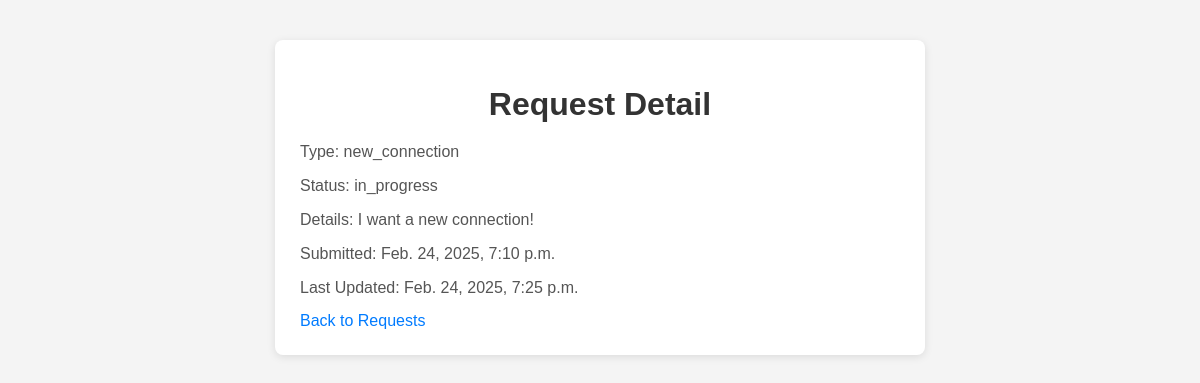
Page /requests/1/ (signed in) on the committed database.
### service_requests/models.py (models this page shows, shortened)
class ServiceRequest(models.Model):
    REQUEST_TYPES = [
        ('new_connection', 'New Connection'),
        ('repair', 'Repair'),
        ('maintenance', 'Maintenance'),
        ('billing', 'Billing Inquiry'),
    ]
    STATUS_CHOICES = [
        ('submitted', 'Submitted'),
        ('in_progress', 'In Progress'),
        ('resolved', 'Resolved'),
    ]
    user = models.ForeignKey(User, on_delete=models.CASCADE, related_name='service_requests')
    request_type = models.CharField(max_length=50, choices=REQUEST_TYPES)
    details = models.TextField()
    attachment = models.FileField(upload_to='attachments/', null=True, blank=True)
    status = models.CharField(max_length=20, choices=STATUS_CHOICES, default='submitted')
    created_at = models.DateTimeField(auto_now_add=True)
    updated_at = models.DateTimeField(auto_now=True)

### service_requests/views.py (the view)
# urls.py: path('<int:pk>/', ServiceRequestDetailView.as_view(), name='service_request_detail'),
@method_decorator(login_required, name='dispatch')
class ServiceRequestDetailView(DetailView):
    model = ServiceRequest
    template_name = 'service_requests/service_request_detail.html'

### service_requests/templates/service_requests/service_request_detail.html (shortened to what this page needs)
<!DOCTYPE html>
<html>
<head>
</head>
<body>
    <div class="container">
        <h1>Request Detail</h1>
        <p>Type: {{ object.request_type }}</p>
        <p>Status: {{ object.status }}</p>
        <p>Details: {{ object.details }}</p>
        <p>Submitted: {{ object.created_at }}</p>
        <p>Last Updated: {{ object.updated_at }}</p>
        <a href="{% url 'service_request_list' %}">Back to Requests</a>
    </div>
</body>
</html>

### service_requests/templates/service_requests/service_request_detail.html (style rules this page uses)
body { font-family: Arial, sans-serif; background: #f4f4f4; margin: 0; padding: 0; }
.container { max-width: 600px; margin: 40px auto; background: #fff; padding: 25px; border-radius: 8px; box-shadow: 0 2px 8px rgba(0, 0, 0, 0.1); }
h1 { text-align: center; color: #333; margin-bottom: 20px; }
p { font-size: 16px; margin-bottom: 15px; color: #555; }
a { color: #007BFF; text-decoration: none; }

### rows in the picture
ServiceRequest: request_type "new_connection", status "in_progress", details "I want a new connection!", created_at "Feb. 24, 2025, 7:10 p.m.", updated_at "Feb. 24, 2025, 7:25 p.m."
